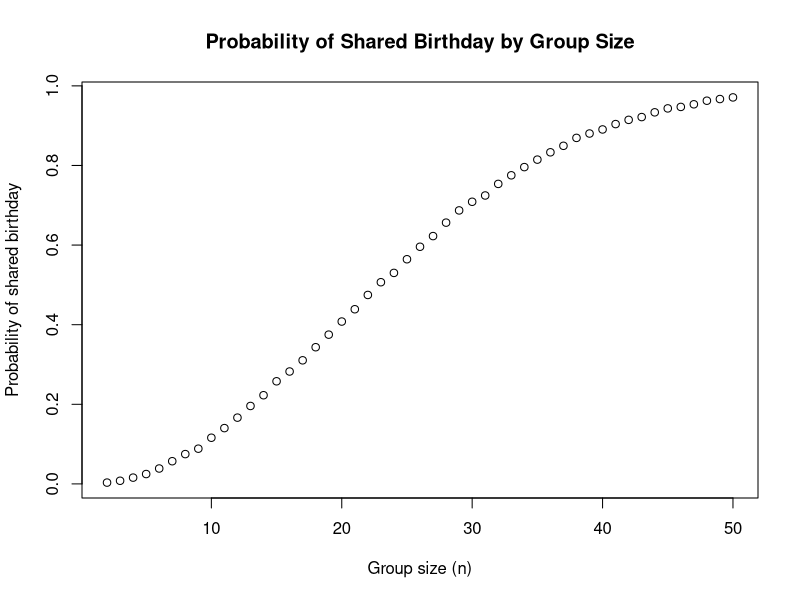

Write R code to recreate this figure.
## ---- chunk 1
library(tidyverse)
## ---- chunk 2
#Writting bithrday loop function
birthday <- function(x) {
  birthday <- sample(1:365, size=x, replace=TRUE)
  
  #check duplicates 
  any(duplicated(birthday))
}

#Defining varibles 
set.seed(123)
group_sizes <- 2:50
n <- 10000

#Simulating birthday problem
results <- sapply(group_sizes, function(x) {
  mean(replicate(n, birthday(x)))
})

#Plot 
plot(group_sizes, results, type = "b",
     xlab = "Group size (n)",
     ylab = "Probability of shared birthday",
     main = "Probability of Shared Birthday by Group Size")
## ---- chunk 3
# Setting fixed design element n = 30, and sigma=5, muu=0
set.seed(123)
n <- 30
sigma <- 5
muu <- 0
nsim <- 5000

# Simulating 5,000 dasets of size n from Normal distribution(muu, sigma)
simulated_data <- replicate(nsim, rnorm(n, mean = muu, sd = sigma))


